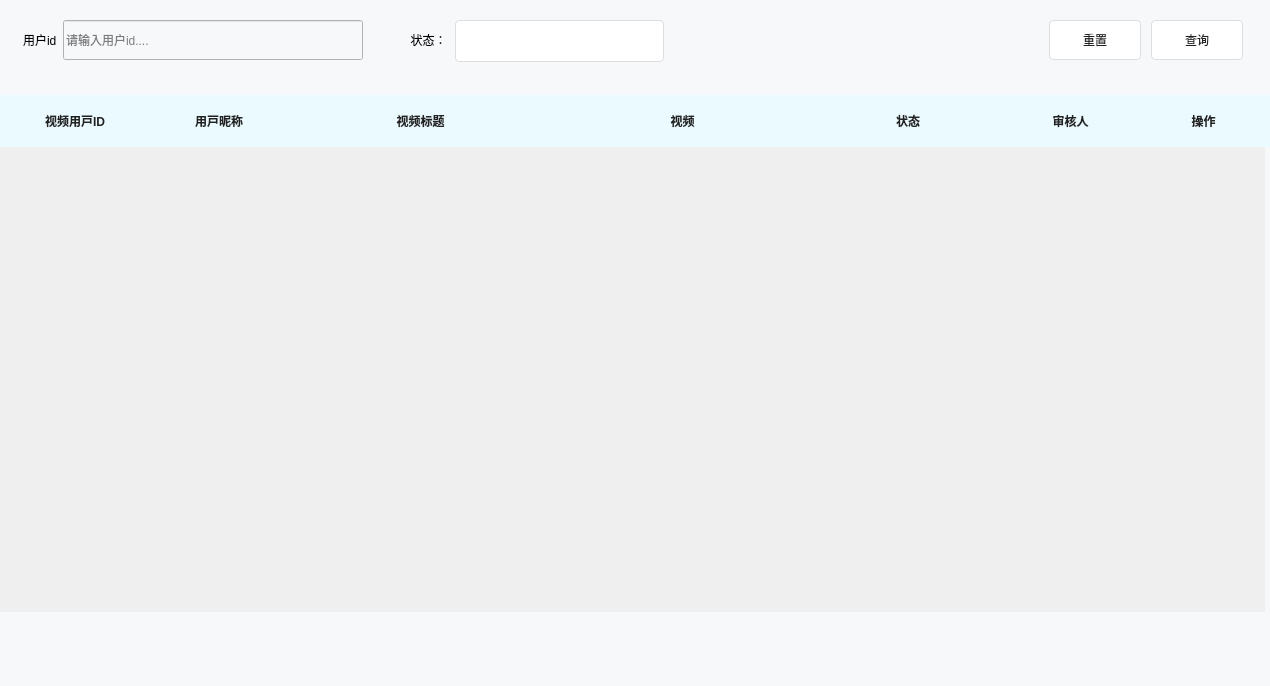
<?xml version="1.0" encoding="UTF-8"?>
<ui version="4.0">
 <class>CheckPageForAp</class>
 <widget class="QWidget" name="CheckPageForAp">
  <property name="geometry">
   <rect>
    <x>0</x>
    <y>0</y>
    <width>1270</width>
    <height>686</height>
   </rect>
  </property>
  <property name="windowTitle">
   <string>Form</string>
  </property>
  <layout class="QVBoxLayout" name="verticalLayout">
   <property name="spacing">
    <number>0</number>
   </property>
   <property name="leftMargin">
    <number>0</number>
   </property>
   <property name="topMargin">
    <number>0</number>
   </property>
   <property name="rightMargin">
    <number>0</number>
   </property>
   <property name="bottomMargin">
    <number>0</number>
   </property>
   <item>
    <widget class="QWidget" name="checkTableBg" native="true">
     <property name="styleSheet">
      <string notr="true">#checkTableBg{
background-color: #F7F8FA;

}
#*{
	 font-family: '微软雅黑'; 
	 font-size:14px;
	color:rgb(44, 44, 44)
}</string>
     </property>
     <layout class="QVBoxLayout" name="verticalLayout_2">
      <property name="spacing">
       <number>0</number>
      </property>
      <property name="leftMargin">
       <number>0</number>
      </property>
      <property name="topMargin">
       <number>0</number>
      </property>
      <property name="rightMargin">
       <number>0</number>
      </property>
      <property name="bottomMargin">
       <number>0</number>
      </property>
      <item>
       <widget class="QWidget" name="inputBtnArea" native="true">
        <property name="minimumSize">
         <size>
          <width>0</width>
          <height>80</height>
         </size>
        </property>
        <property name="maximumSize">
         <size>
          <width>16777215</width>
          <height>80</height>
         </size>
        </property>
        <property name="styleSheet">
         <string notr="true">#inputBtnArea{
	background-color: #F7F8FA;
	
	border-radius: 10px;
}</string>
        </property>
        <layout class="QHBoxLayout" name="horizontalLayout">
         <property name="spacing">
          <number>41</number>
         </property>
         <property name="leftMargin">
          <number>23</number>
         </property>
         <property name="topMargin">
          <number>0</number>
         </property>
         <property name="rightMargin">
          <number>27</number>
         </property>
         <property name="bottomMargin">
          <number>0</number>
         </property>
         <item>
          <widget class="QWidget" name="videoUserIdBox" native="true">
           <property name="minimumSize">
            <size>
             <width>340</width>
             <height>0</height>
            </size>
           </property>
           <property name="maximumSize">
            <size>
             <width>340</width>
             <height>16777215</height>
            </size>
           </property>
           <property name="styleSheet">
            <string notr="true">background-color: #F7F8FA;</string>
           </property>
           <layout class="QHBoxLayout" name="horizontalLayout_2">
            <property name="leftMargin">
             <number>0</number>
            </property>
            <property name="topMargin">
             <number>0</number>
            </property>
            <property name="rightMargin">
             <number>0</number>
            </property>
            <property name="bottomMargin">
             <number>0</number>
            </property>
            <item>
             <widget class="QLabel" name="idLabel">
              <property name="styleSheet">
               <string notr="true">color: black;</string>
              </property>
              <property name="text">
               <string>用户id</string>
              </property>
             </widget>
            </item>
            <item>
             <widget class="QLineEdit" name="idEdit">
              <property name="minimumSize">
               <size>
                <width>0</width>
                <height>40</height>
               </size>
              </property>
              <property name="maximumSize">
               <size>
                <width>16777215</width>
                <height>40</height>
               </size>
              </property>
              <property name="styleSheet">
               <string notr="true">#idEditLabel{
	background-color: #FFFFFF;
	border-radius: 4px;
	border: 1px solid #DCDEE0;
	padding-left: 10px;
}</string>
              </property>
              <property name="placeholderText">
               <string>请输入用户id....</string>
              </property>
             </widget>
            </item>
           </layout>
          </widget>
         </item>
         <item>
          <widget class="QWidget" name="videoStatusBox" native="true">
           <property name="minimumSize">
            <size>
             <width>260</width>
             <height>0</height>
            </size>
           </property>
           <property name="maximumSize">
            <size>
             <width>260</width>
             <height>16777215</height>
            </size>
           </property>
           <property name="styleSheet">
            <string notr="true">background-color: #F7F8FA;</string>
           </property>
           <layout class="QHBoxLayout" name="horizontalLayout_3">
            <property name="spacing">
             <number>7</number>
            </property>
            <property name="leftMargin">
             <number>0</number>
            </property>
            <property name="topMargin">
             <number>0</number>
            </property>
            <property name="rightMargin">
             <number>0</number>
            </property>
            <property name="bottomMargin">
             <number>0</number>
            </property>
            <item>
             <widget class="QLabel" name="stateLabel">
              <property name="minimumSize">
               <size>
                <width>44</width>
                <height>0</height>
               </size>
              </property>
              <property name="maximumSize">
               <size>
                <width>44</width>
                <height>16777215</height>
               </size>
              </property>
              <property name="sizeIncrement">
               <size>
                <width>44</width>
                <height>0</height>
               </size>
              </property>
              <property name="baseSize">
               <size>
                <width>44</width>
                <height>0</height>
               </size>
              </property>
              <property name="styleSheet">
               <string notr="true">color: black;</string>
              </property>
              <property name="text">
               <string>  状态：</string>
              </property>
             </widget>
            </item>
            <item>
             <widget class="QComboBox" name="stateCombox">
              <property name="minimumSize">
               <size>
                <width>0</width>
                <height>42</height>
               </size>
              </property>
              <property name="maximumSize">
               <size>
                <width>16777215</width>
                <height>40</height>
               </size>
              </property>
              <property name="styleSheet">
               <string notr="true">
#stateCombox {
background-color: #FFFFFF;
border-radius: 4px;
border: 1px solid #DCDEE0;
color: #222222;
padding: 0 16px;
min-height: 40px;
font-size: 14px; 
}


#stateCombox::drop-down {
border: none;
width: 33px;
background: transparent; 
subcontrol-position: center right;
}


#stateCombox::down-arrow {
width: 15px;
height: 15px;
image: url(&quot;:/image/select.png&quot;);
background-color: transparent;
}

#stateCombox QAbstractItemView {
outline: 0px;
border: 1px solid #DCDEE0;
border-radius: 4px;
background-color: white;
margin-top: 4px;
}


#statusCombox QAbstractItemView::item {
color: #222222;
padding: 0 16px; 
height: 36px;
background-color: #FFFFFF;
}


#statusCombox QAbstractItemView::item:selected {
background-color: #409CE1;
color: white; 
}


#statusCombox QAbstractItemView::item:hover {
background-color: #e6f2fb;
}
</string>
              </property>
             </widget>
            </item>
           </layout>
          </widget>
         </item>
         <item>
          <spacer name="horizontalSpacer">
           <property name="orientation">
            <enum>Qt::Orientation::Horizontal</enum>
           </property>
           <property name="sizeHint" stdset="0">
            <size>
             <width>300</width>
             <height>20</height>
            </size>
           </property>
          </spacer>
         </item>
         <item>
          <widget class="QWidget" name="btnOperatorBox" native="true">
           <property name="minimumSize">
            <size>
             <width>194</width>
             <height>0</height>
            </size>
           </property>
           <property name="maximumSize">
            <size>
             <width>16777215</width>
             <height>194</height>
            </size>
           </property>
           <property name="styleSheet">
            <string notr="true">background-color: #F7F8FA;</string>
           </property>
           <layout class="QHBoxLayout" name="horizontalLayout_4">
            <property name="spacing">
             <number>10</number>
            </property>
            <property name="leftMargin">
             <number>0</number>
            </property>
            <property name="topMargin">
             <number>0</number>
            </property>
            <property name="rightMargin">
             <number>0</number>
            </property>
            <property name="bottomMargin">
             <number>0</number>
            </property>
            <item>
             <widget class="QPushButton" name="resetBtn">
              <property name="minimumSize">
               <size>
                <width>0</width>
                <height>40</height>
               </size>
              </property>
              <property name="maximumSize">
               <size>
                <width>16777215</width>
                <height>40</height>
               </size>
              </property>
              <property name="styleSheet">
               <string notr="true">#resetBtn
{
	background-color: #FFFFFF;
	color: #222222;
	border-radius: 4px;
	border: 1px solid #DCDEE0;
}</string>
              </property>
              <property name="text">
               <string>重置</string>
              </property>
             </widget>
            </item>
            <item>
             <widget class="QPushButton" name="queryBtn">
              <property name="minimumSize">
               <size>
                <width>0</width>
                <height>40</height>
               </size>
              </property>
              <property name="maximumSize">
               <size>
                <width>16777215</width>
                <height>40</height>
               </size>
              </property>
              <property name="styleSheet">
               <string notr="true">#queryBtn
{
	background-color: #FFFFFF;
	color: #222222;
	border-radius: 4px;
	border: 1px solid #DCDEE0;
}</string>
              </property>
              <property name="text">
               <string>查询</string>
              </property>
             </widget>
            </item>
           </layout>
          </widget>
         </item>
        </layout>
       </widget>
      </item>
      <item>
       <widget class="QWidget" name="tableTitleArea" native="true">
        <property name="minimumSize">
         <size>
          <width>0</width>
          <height>67</height>
         </size>
        </property>
        <property name="maximumSize">
         <size>
          <width>16777215</width>
          <height>67</height>
         </size>
        </property>
        <property name="styleSheet">
         <string notr="true"/>
        </property>
        <layout class="QVBoxLayout" name="verticalLayout_3">
         <property name="spacing">
          <number>0</number>
         </property>
         <property name="leftMargin">
          <number>0</number>
         </property>
         <property name="topMargin">
          <number>0</number>
         </property>
         <property name="rightMargin">
          <number>0</number>
         </property>
         <property name="bottomMargin">
          <number>0</number>
         </property>
         <item>
          <widget class="QFrame" name="empty">
           <property name="minimumSize">
            <size>
             <width>0</width>
             <height>15</height>
            </size>
           </property>
           <property name="maximumSize">
            <size>
             <width>16777215</width>
             <height>15</height>
            </size>
           </property>
           <property name="styleSheet">
            <string notr="true"/>
           </property>
          </widget>
         </item>
         <item>
          <widget class="QWidget" name="labelBox" native="true">
           <property name="styleSheet">
            <string notr="true"/>
           </property>
           <layout class="QHBoxLayout" name="horizontalLayout_5">
            <property name="spacing">
             <number>0</number>
            </property>
            <property name="leftMargin">
             <number>0</number>
            </property>
            <property name="topMargin">
             <number>0</number>
            </property>
            <property name="rightMargin">
             <number>0</number>
            </property>
            <property name="bottomMargin">
             <number>0</number>
            </property>
            <item>
             <widget class="QLabel" name="userIdLabel">
              <property name="minimumSize">
               <size>
                <width>150</width>
                <height>0</height>
               </size>
              </property>
              <property name="maximumSize">
               <size>
                <width>150</width>
                <height>16777215</height>
               </size>
              </property>
              <property name="styleSheet">
               <string notr="true">#userIdLabel
{
	font-weight: bold;
	color: #222222;
	line-height: 20px;
	background-color: #EBFAFF;

}</string>
              </property>
              <property name="text">
               <string>视频⽤⼾ID</string>
              </property>
              <property name="alignment">
               <set>Qt::AlignmentFlag::AlignCenter</set>
              </property>
             </widget>
            </item>
            <item>
             <widget class="QLabel" name="nickNameLabel">
              <property name="minimumSize">
               <size>
                <width>138</width>
                <height>0</height>
               </size>
              </property>
              <property name="maximumSize">
               <size>
                <width>138</width>
                <height>16777215</height>
               </size>
              </property>
              <property name="styleSheet">
               <string notr="true">#nickNameLabel{
	font-weight: bold;
	color: #222222;
	line-height: 20px;
	background-color: #EBFAFF;

}</string>
              </property>
              <property name="text">
               <string>⽤⼾昵称</string>
              </property>
              <property name="alignment">
               <set>Qt::AlignmentFlag::AlignCenter</set>
              </property>
             </widget>
            </item>
            <item>
             <widget class="QLabel" name="videoTitleLabel">
              <property name="minimumSize">
               <size>
                <width>265</width>
                <height>0</height>
               </size>
              </property>
              <property name="maximumSize">
               <size>
                <width>265</width>
                <height>16777215</height>
               </size>
              </property>
              <property name="styleSheet">
               <string notr="true">#videoTitleLabel{
	font-weight: bold;
	color: #222222;
	line-height: 20px;
	background-color: #EBFAFF;

}</string>
              </property>
              <property name="text">
               <string>视频标题</string>
              </property>
              <property name="alignment">
               <set>Qt::AlignmentFlag::AlignCenter</set>
              </property>
             </widget>
            </item>
            <item>
             <widget class="QLabel" name="videoLabel">
              <property name="minimumSize">
               <size>
                <width>259</width>
                <height>0</height>
               </size>
              </property>
              <property name="maximumSize">
               <size>
                <width>259</width>
                <height>16777215</height>
               </size>
              </property>
              <property name="styleSheet">
               <string notr="true">#videoLabel{
	font-weight: bold;
	color: #222222;
	line-height: 20px;
	background-color: #EBFAFF;

}</string>
              </property>
              <property name="text">
               <string>视频</string>
              </property>
              <property name="alignment">
               <set>Qt::AlignmentFlag::AlignCenter</set>
              </property>
             </widget>
            </item>
            <item>
             <widget class="QLabel" name="statusLabel_labelBox">
              <property name="minimumSize">
               <size>
                <width>192</width>
                <height>0</height>
               </size>
              </property>
              <property name="maximumSize">
               <size>
                <width>192</width>
                <height>16777215</height>
               </size>
              </property>
              <property name="styleSheet">
               <string notr="true">#statusLabel_labelBox{
	font-weight: bold;
	color: #222222;
	line-height: 20px;
	background-color: #EBFAFF;

}</string>
              </property>
              <property name="text">
               <string>状态</string>
              </property>
              <property name="alignment">
               <set>Qt::AlignmentFlag::AlignCenter</set>
              </property>
             </widget>
            </item>
            <item>
             <widget class="QLabel" name="checkerLabel">
              <property name="minimumSize">
               <size>
                <width>133</width>
                <height>0</height>
               </size>
              </property>
              <property name="maximumSize">
               <size>
                <width>133</width>
                <height>16777215</height>
               </size>
              </property>
              <property name="styleSheet">
               <string notr="true">#checkerLabel{
	font-weight: bold;
	color: #222222;
	line-height: 20px;
	background-color: #EBFAFF;

}</string>
              </property>
              <property name="text">
               <string>审核⼈</string>
              </property>
              <property name="alignment">
               <set>Qt::AlignmentFlag::AlignCenter</set>
              </property>
             </widget>
            </item>
            <item>
             <widget class="QLabel" name="operationLabel">
              <property name="minimumSize">
               <size>
                <width>133</width>
                <height>0</height>
               </size>
              </property>
              <property name="maximumSize">
               <size>
                <width>133</width>
                <height>16777215</height>
               </size>
              </property>
              <property name="styleSheet">
               <string notr="true">#operationLabel{
	font-weight: bold;
	color: #222222;
	line-height: 20px;
	background-color: #EBFAFF;

}</string>
              </property>
              <property name="text">
               <string>操作</string>
              </property>
              <property name="alignment">
               <set>Qt::AlignmentFlag::AlignCenter</set>
              </property>
             </widget>
            </item>
           </layout>
          </widget>
         </item>
        </layout>
       </widget>
      </item>
      <item>
       <widget class="QWidget" name="videoArea" native="true">
        <property name="minimumSize">
         <size>
          <width>0</width>
          <height>480</height>
         </size>
        </property>
        <property name="maximumSize">
         <size>
          <width>16777215</width>
          <height>480</height>
         </size>
        </property>
        <property name="styleSheet">
         <string notr="true"/>
        </property>
        <layout class="QVBoxLayout" name="verticalLayout_4">
         <property name="spacing">
          <number>0</number>
         </property>
         <property name="leftMargin">
          <number>0</number>
         </property>
         <property name="topMargin">
          <number>0</number>
         </property>
         <property name="rightMargin">
          <number>5</number>
         </property>
         <property name="bottomMargin">
          <number>15</number>
         </property>
         <item>
          <widget class="QScrollArea" name="scrollArea">
           <property name="styleSheet">
            <string notr="true">#scrollArea{
	border: none;
	background-color: rgb(163, 163, 163);
}

QScrollBar:vertical
{
	border:none;
	background-color: #FFFFFF;	
	width: 10px;
}



QScrollBar::handle:vertical{
	border: none;
	border-radius: 5px;
	background-color: #E8E8E8;
	min-height: 134px;
}

QScrollBar::up-arrow:vertical,
QScrollBar::down-arrow:vertical
{
	border: none;
	width: 0px;
	height: 0px;
}


</string>
           </property>
           <property name="horizontalScrollBarPolicy">
            <enum>Qt::ScrollBarPolicy::ScrollBarAlwaysOff</enum>
           </property>
           <property name="widgetResizable">
            <bool>true</bool>
           </property>
           <widget class="QWidget" name="scrollAreaWidgetContents">
            <property name="geometry">
             <rect>
              <x>0</x>
              <y>0</y>
              <width>1265</width>
              <height>465</height>
             </rect>
            </property>
            <layout class="QVBoxLayout" name="verticalLayout_7">
             <property name="spacing">
              <number>0</number>
             </property>
             <property name="leftMargin">
              <number>0</number>
             </property>
             <property name="topMargin">
              <number>0</number>
             </property>
             <property name="rightMargin">
              <number>5</number>
             </property>
             <property name="bottomMargin">
              <number>0</number>
             </property>
             <item>
              <layout class="QVBoxLayout" name="layout"/>
             </item>
            </layout>
           </widget>
          </widget>
         </item>
        </layout>
       </widget>
      </item>
      <item>
       <widget class="QWidget" name="paginatorArea" native="true">
        <property name="styleSheet">
         <string notr="true"/>
        </property>
       </widget>
      </item>
     </layout>
    </widget>
   </item>
  </layout>
 </widget>
 <resources/>
 <connections/>
</ui>
